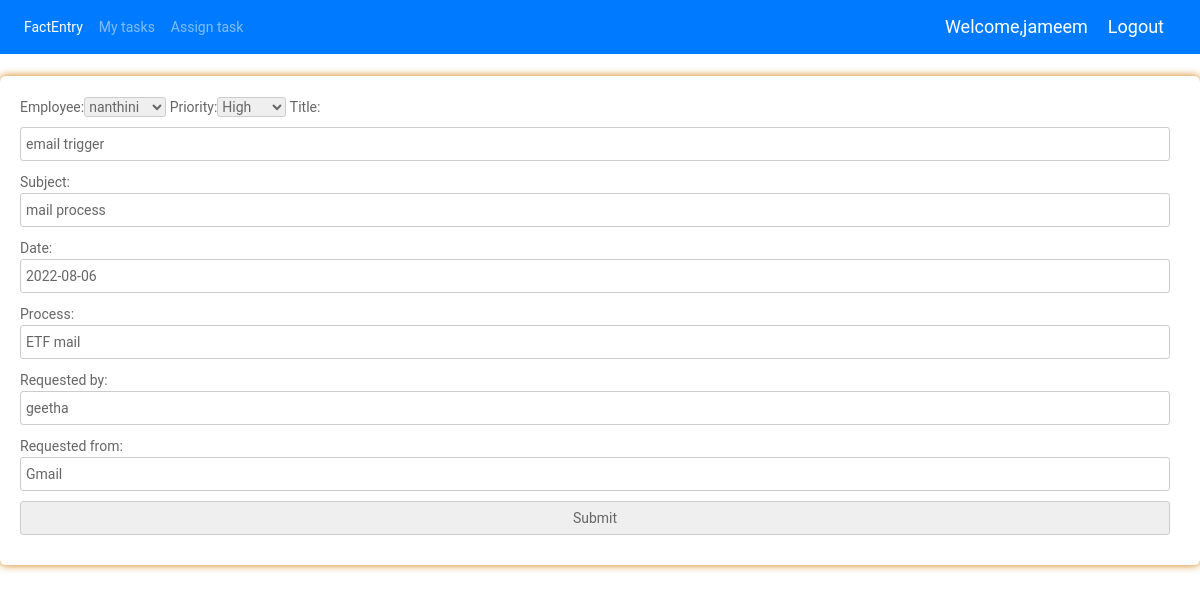
The app's page /update_task/17/ (signed in) with its own data.
### task/models.py (models this page shows, shortened)
class Taskprovider(models.Model):
    employee=models.ForeignKey(Employee,on_delete=models.CASCADE)
    title=models.CharField(max_length=1000,null=True,blank=True)
    subject=models.CharField(max_length=200,null=True,blank=True)
    date=models.DateField(auto_now_add=False,auto_now=False,null=True,blank=True)
    requested_by = models.CharField(max_length=50,null=True,blank=True)
    requested_from = models.CharField(max_length=50,null=True,blank=True)
    process = models.CharField(max_length=50,null=True,blank=True)
    PRIORITIES = (
    (0, 'Low'),
    (1, 'Normal'),
    (2, 'High'),)
    priority = models.IntegerField(default=0, choices=PRIORITIES)

### task/decorators.py (the view)
    def wrapper_function(request,*args,**kwargs):
        group =None
        if request.user.groups.exists():
            group = request.user.groups.all()[0].name
        if group == 'employee':
            return  HttpResponse("Your not having permission ... please contact admin")
        if group == 'admin':
            return view_func(request,*args,**kwargs)

### task/forms.py
class TitleForm(forms.ModelForm):
    title = forms.CharField(widget=TextInput(attrs={'placeholder':'Add new task here..'}))
    subject = forms.CharField(widget=TextInput(attrs={'placeholder':'Add mail subject here..'}))
    class Meta:
        model = Taskprovider
        fields = ['employee','priority','title','subject','date','process','requested_by','requested_from']

### task/models.py (called while the page is built)
    def __str__(self):
        return self.name or ""

### task/views.py (called while the page is built)
@login_required(login_url='login')
@admin_only
def Update(request, pk):
    tasks =Taskprovider.objects.get( id = pk)
    form = TitleForm(instance=tasks)
    context = {'tasks':tasks, 'form':form}
    if request.method == 'POST':
        form = TitleForm(request.POST, instance=tasks)
        if form.is_valid():
            form.save()
        return redirect("/")
    return render(request,'task/update_task.html',context)

### task/templates/task/update_task.html (shortened to what this page needs)
{% extends 'task/supplier.html' %}
{% load static %}
{% block content %}
    <form method="POST" action="">
        {{form}}
        <input type="submit" name="confirm update">
    </form>
{% endblock %}

### task/templates/task/navbar.html (shortened to what this page needs)
{% load static %}
    <nav class="navbar navbar-expand-lg navbar-dark bg-primary">
        <div class="collapse navbar-collapse" id="navbarNav">
        <ul class="navbar-nav">
            <li class="nav-item active">
            <a class="nav-link" href="">FactEntry <span class="sr-only">(current)</span></a>
            </li>
            <li>
            <a class="nav-link" href="{% url 'board' %}">My tasks</a>
            </li>
            <li><a class="nav-link" href="{% url 'main' %}">Assign task</a></li>
        </ul>
        </div>
        <span class="hello-msg">Welcome,{{request.user}}</span>
        <span ><a class ="hello-msg" href="{% url 'logout'%}">Logout</a></span>
    </nav>

### task/static/css/main.css (style rules this page uses)
* { box-sizing: border-box; }
body { font-family: Arial, Helvetica, sans-serif; }

### task/templates/task/navbar.html (style rules this page uses)
.hello-msg { font-size: 18px; color: #fff; margin-right: 20px; }

### task/templates/task/update_task.html (style rules this page uses)
html, body { min-height: 100%; }
body, div, form, input, select, textarea, label { padding: 0; margin: 0; outline: none; font-family: Roboto, Arial, sans-serif; font-size: 14px; color: #666; line-height: 22px; }
form { width: 100%; padding: 20px; border-radius: 6px; background: #fff; box-shadow: 0 0 8px #cc7a00; }
input, select, textarea { margin-bottom: 10px; border: 1px solid #ccc; border-radius: 3px; }
input { width: calc(100% - 10px); padding: 5px; }

### records on screen
Taskprovider: employee "nanthini", priority "High", title "email trigger", subject "mail process", date "2022-08-06", process "ETF mail", requested_by "geetha", requested_from "Gmail"

### other values on screen
{{ request.user }} "jameem"
